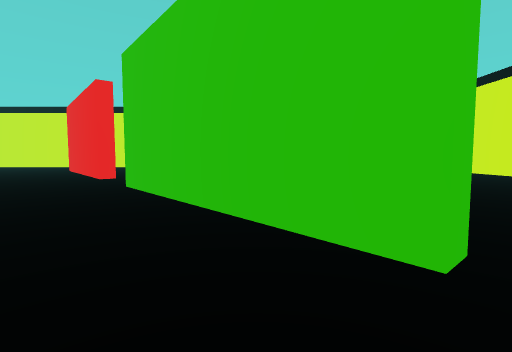
[1] (above)

24 first-person views from a walk through a Unity game level. The camera is 1.5 m above the floor, tilts 4° down and sees 85° across. The floor is counted in squares, 2 m on a side. Each view is taken from the middle of a square. On the plan, view 1 faces up. The plan holds only what a view shows up to about 10 squares ahead; the rest is blank. The place goes on beyond the plan.

[2]
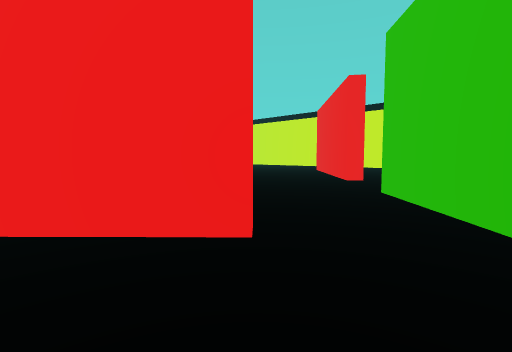

[3]
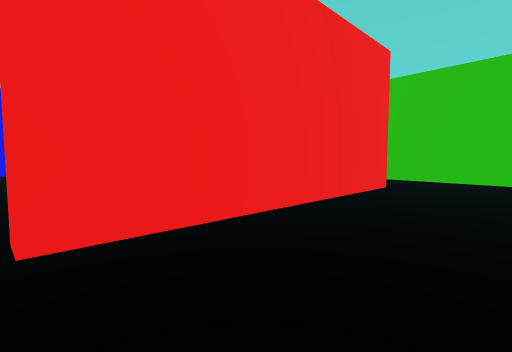

[4]
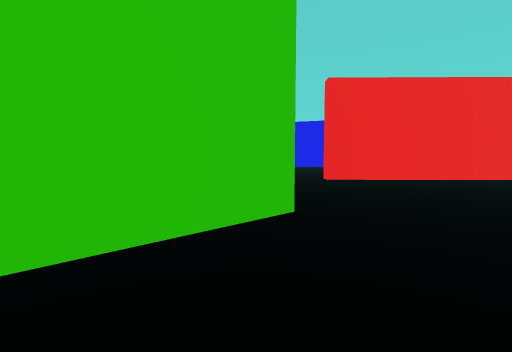

[5]
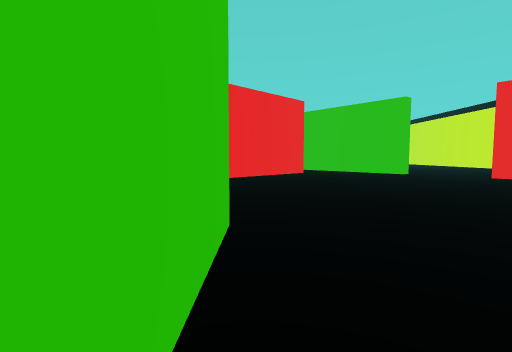

[6]
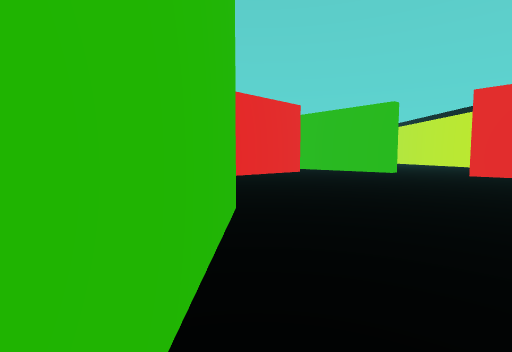

[7]
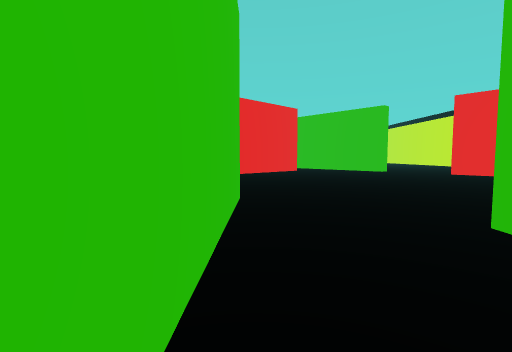

[8]
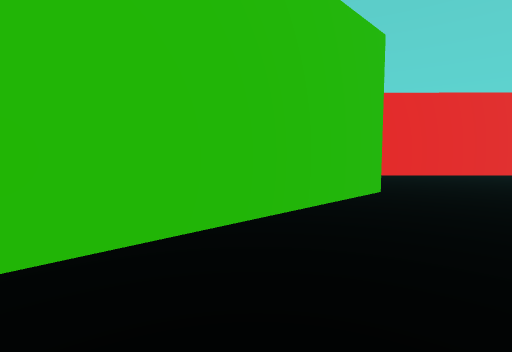

[9]
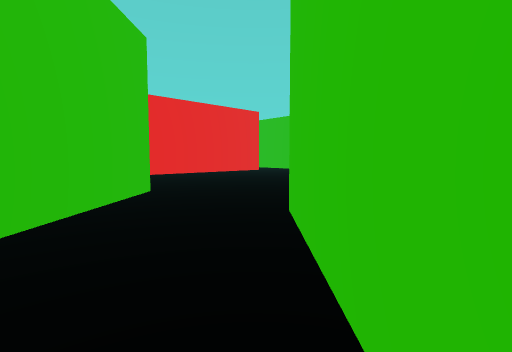

[10]
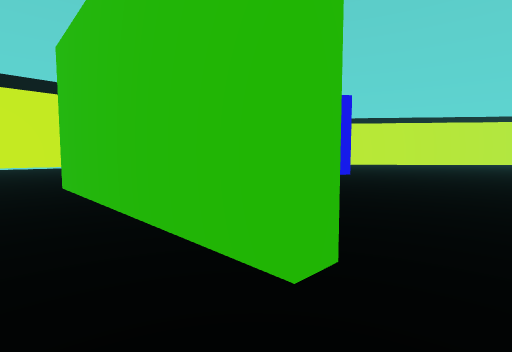

[11]
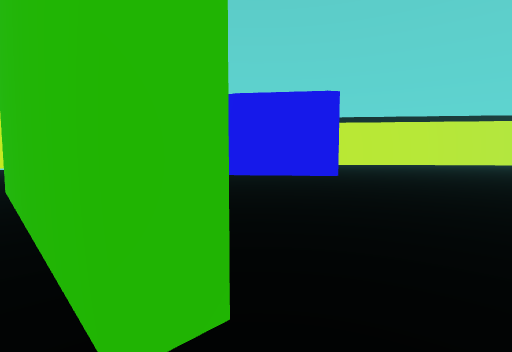

[12]
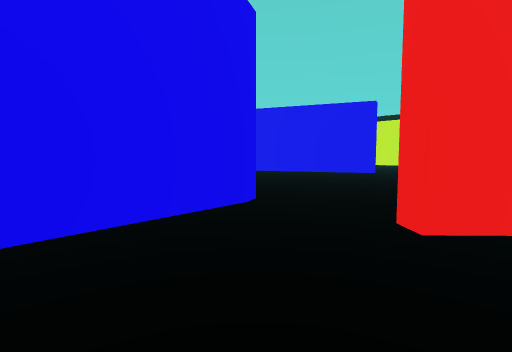

[13]
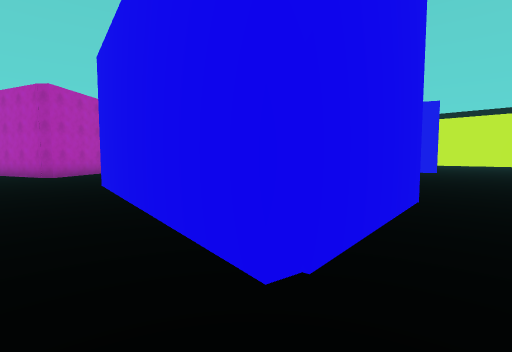

[14]
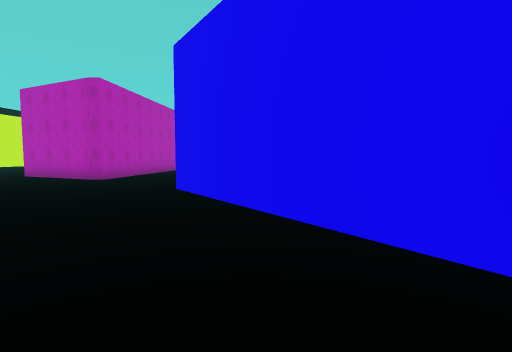

[15]
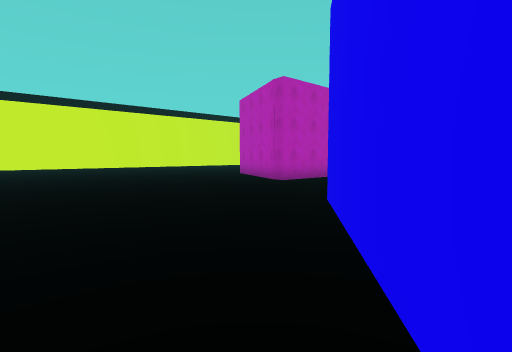

[16]
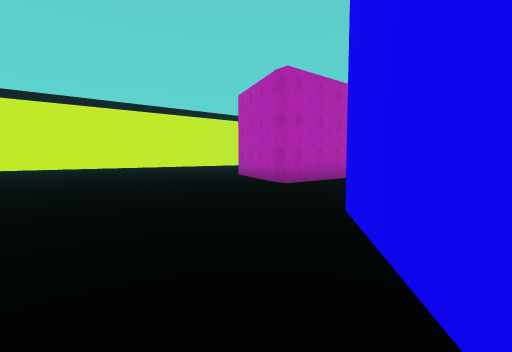

[17]
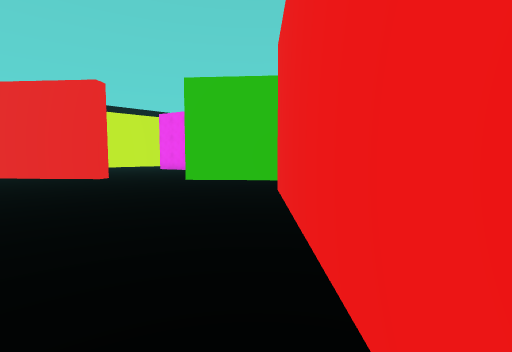

[18]
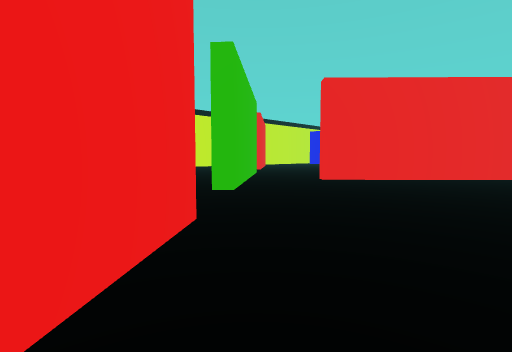

[19]
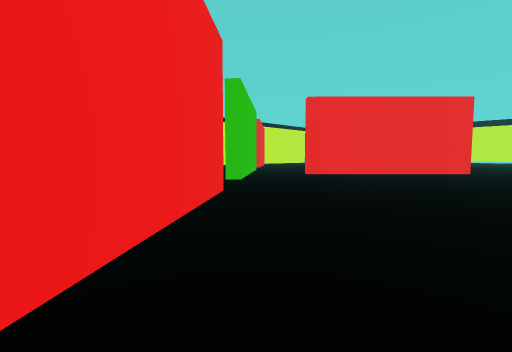

[20]
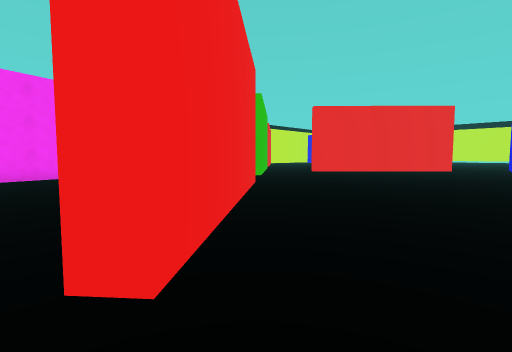

[21]
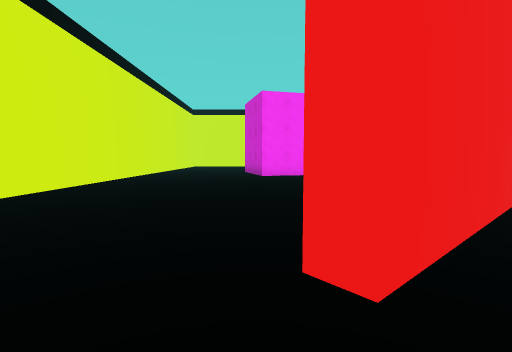

[22]
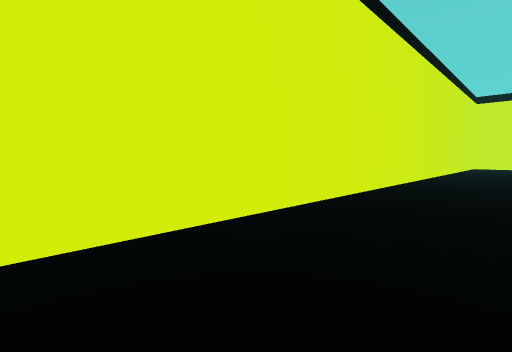

[23]
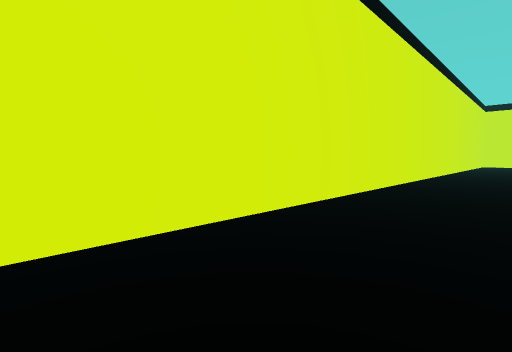

[24]
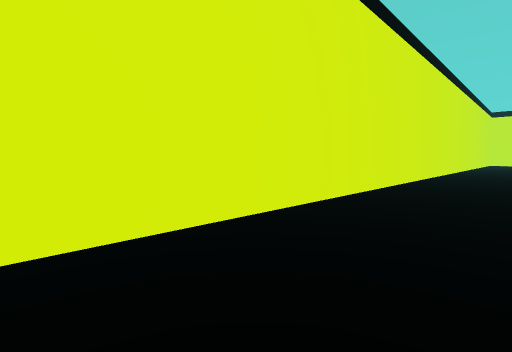

### Floor plan
Points are (right, up) in squares from view 1. A wall is a line through its corners. A room is listed if a view was taken in it or the views show most of it. See-through windows are left out.
Room 1 (views 1, 2, 3, 4, 5, 6, 7, 8, 9, 10, 11, 12)
walls: (-5.9, -7) (-5.3, -7) (-5.4, -13.5); (3.9, -1.4) (3.1, -0.4); (-2.6, -12.7) (-2.5, -9); (1.2, 1.7) (-1.9, 5.3); (-3.2, 3.1) (-2.8, 2.8) (-7.7, -2) (-8.1, -1.6); (-10.3, -1.9) (-10, -5.6)
ways out: opening at (-7.5, -5.5) to room 2; opening at (-3, 4) to room 2; opening at (1.5, 0.5) to room 2
Room 2 (views 13, 14, 15, 16, 17, 18, 19, 20, 21, 22, 23, 24)
walls: (-4.8, 9.5) (-5.1, 9.2) (-9.6, 14.4) (-9.2, 14.7); (-10.5, -1.4) (-10.3, -1.9); (-7.5, -1.1) (-3.2, 3.1); (-1.9, 5.3) (-3.3, 7) (-2.9, 7.3); (-10, -5.8) (-17, -4.7); (1.6, 2.1) (1.2, 1.7); (0.2, 13) (-0.2, 14.6); (-22.8, -2.8) (-20.8, -5.1) (-21.1, -5.4) (-23.5, -6.3); (0.6, 19.5) (-19, 19.5)
ways out: opening at (-7.5, -5.5) to room 1; opening at (-3, 4) to room 1; opening at (1.5, 0.5) to room 1

Positions as (right, up) in squares from view 1, and headings:
1: (0, 0), facing up
2: (-1, 1), facing up-left
3: (-6, -4), facing up
4: (-3, -10), facing up-left
5: (-5, -10), facing up
6: (-5, -11), facing up
7: (-5, -12), facing up
8: (-3, -13), facing up-left
9: (-3, -13), facing up
10: (-4, -6), facing down-left
11: (-5, -6), facing down-left
12: (-7, -5), facing up-left
13: (-9, -7), facing up-left
14: (-11, -8), facing up-left
15: (-12, -6), facing left
16: (-13, -6), facing left
17: (-8, -1), facing up-right
18: (-8, 11), facing down-right
19: (-10, 13), facing down-right
20: (-11, 15), facing down-right
21: (-11, 15), facing right
22: (-11, 17), facing up-right
23: (-15, 17), facing up-right
24: (-19, 17), facing up-right
